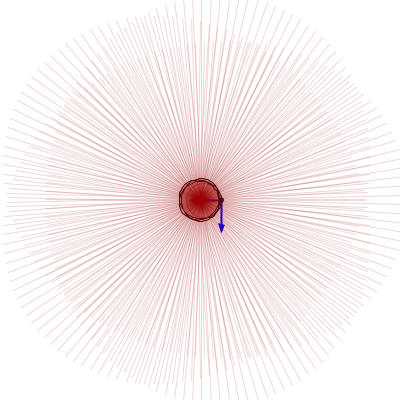
Frame 1 (no input)
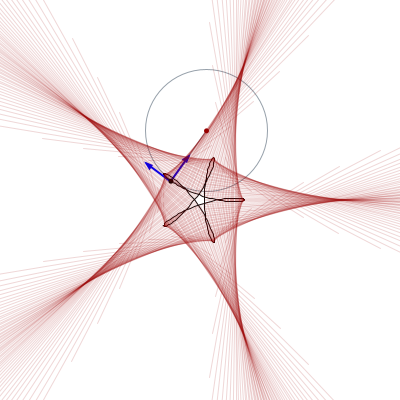
Frame 60 (the mouse pressed at the canvas centre just before this capture)
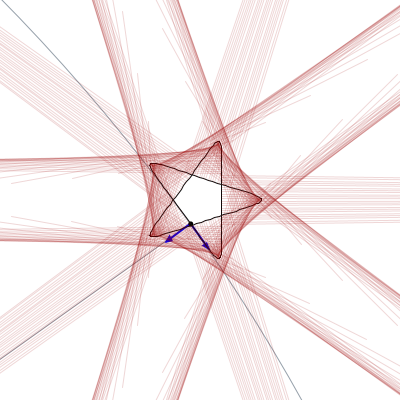
Frame 120 (the mouse held since frame 60 and released just before this capture)

The Processing sketch that drew these frames (run headless with seeded random() and noise(); from frame 60 on, the mouse is pressed at the canvas centre):

// Processing sketch: mySketch
// ── mySketch.pde
/* @pjs pauseOnBlur=true; */
float omega=0.05;// vitesse angulaire (en radian/frame)
int time;
int periode=round(TWO_PI/omega);
boolean playing = true;
float R,r,d;

void setup() {
  size(400, 400);
  frameRate(20);
  smooth();
  time=0;
	R=50;
	r=30;
	d=0;
}
void draw() {
	d+=1/log(d+2);
	d=d%100;
	omega=0.05;
	periode=round(3*TWO_PI/omega);
		trace_osculateur();
		trace_trajectoire();
		trace_rayons();
		//trace_developpee(identifiant);
		time+=1;
	fill(0);
}

//tracé de M(t) avec le cercle osculateur
void trace_osculateur() {
  background(255);
  float v_square=sq(dotposX(time))+sq(dotposY(time));
  float P=ddotposX(time)*dotposY(time)-ddotposY(time)*dotposX(time);
  float pX=posX(time);
  float pY=posY(time);
  float posXC=pX+dotposY(time)*v_square/P;
  float posYC=pY-dotposX(time)*v_square/P;
  int diametre=2*int(sqrt(sq(pX-posXC)+sq(pY-posYC)));
  float posXT=pX+30*dotposX(time)/sqrt(v_square);
  float posYT=pY+30*dotposY(time)/sqrt(v_square);  
  float posXN=pX-30*dotposY(time)/sqrt(v_square);
  float posYN=pY+30*dotposX(time)/sqrt(v_square); 
  pushMatrix();
  translate(width/2, height/2);
  noFill(); 
  stroke(150, 160, 170);
  ellipse(posXC, posYC, diametre, diametre);
  line(pX, pY, posXC, posYC);
  stroke(250, 0, 0);
  arrow(pX, pY, posXT, posYT, "");
  arrow(pX, pY, posXN, posYN, "");
  noStroke();
  fill(0);
  ellipse(pX, pY, 5, 5);
  fill(150, 0, 0);
  ellipse(posXC, posYC, 5, 5);
  popMatrix();
}
void trace_developpee() {
  pushMatrix();
  translate(width/2, height/2);
  noFill();
  stroke(150, 0, 0);
  beginShape();
  for (int i=1; i<=periode; i+=1) {
    float v_square=sq(dotposX(i))+sq(dotposY(i));
    float P=ddotposX(i)*dotposY(i)-ddotposY(i)*dotposX(i);
    float pX=posX(i);
    float pY=posY(i);
    float posXC=pX+dotposY(i)*v_square/P;
    float posYC=pY-dotposX(i)*v_square/P;
    vertex(posXC, posYC);
  }
  endShape(CLOSE);
  popMatrix();
}
void trace_rayons() {
  pushMatrix();
  translate(width/2, height/2);
  stroke(150, 0, 0, 40);
  for (int i=1; i<=periode; i++) {
    float v_square=sq(dotposX(i))+sq(dotposY(i));
    float P=ddotposX(i)*dotposY(i)-ddotposY(i)*dotposX(i);
    float pX=posX(i);
    float pY=posY(i);
    float posXC=pX+10*dotposY(i)*v_square/P;
    float posYC=pY-10*dotposX(i)*v_square/P;
    line(pX, pY, posXC, posYC);
  }
  endShape(CLOSE);
  popMatrix();
}
void trace_trajectoire() {
  pushMatrix();
  translate(width/2, height/2);
  noFill();
  stroke(10);
  beginShape();
  for (int i=1; i<periode; i+=2) {
    float pX=posX(i);
    float pY=posY(i);
    vertex(pX, pY);
  }
  endShape(CLOSE);
  popMatrix();
}
float posX(int temps) {
  return (R-r)*cos(omega*temps)+d*cos((R/r-1)*omega*temps);
}
float posY(int temps) {
	return (R-r)*sin(omega*temps)-d*sin((R/r-1)*omega*temps);
}
float dotposX(int temps) {
  return (R-r)*omega*(-sin(omega*temps)-(d/r)*sin((R/r-1)*omega*temps));
}
float dotposY(int temps) {
	return (R-r)*omega*(cos(omega*temps)-(d/r)*cos((R/r-1)*omega*temps));
}
float ddotposX(int temps) {
	return (R-r)*sq(omega)*(-cos(omega*temps)-(d*(R-r)/sq(r))*cos((R/r-1)*omega*temps));
}
float ddotposY(int temps) {
	return (R-r)*sq(omega)*(-sin(omega*temps)+((R-r)*d/sq(r))*sin((R/r-1)*omega*temps));
}
void arrow(float x1, float y1, float x2, float y2, String nom) {
  fill(0, 0, 150);
  stroke(0, 0, 250);
  strokeWeight(2);
  line(x1, y1, x2, y2);
  pushMatrix();
  translate(x2, y2);
  rotate(atan2(y2-y1, x2-x1));
  triangle(0, 0, -5, 2, -5, -2);
  text(nom, 10, 0);
  popMatrix();
  strokeWeight(1);
} 
void play() {
  playing = true;
  loop();
} 
void pause() {
  playing = false;
  fill(127, 127, 127, 127);
  noStroke();
  rect(0, 0, width, height);
  fill(255);
  String pausetext = "Click to play/pause";
  textSize(32);
  float twidth = textWidth(pausetext);
  text(pausetext, (width-twidth)/2, height/2);
  textSize(10);
  noLoop();
}
void mouseClicked() {
  if (!playing) { 
    play();
  } else { 
    pause();
  }
}
